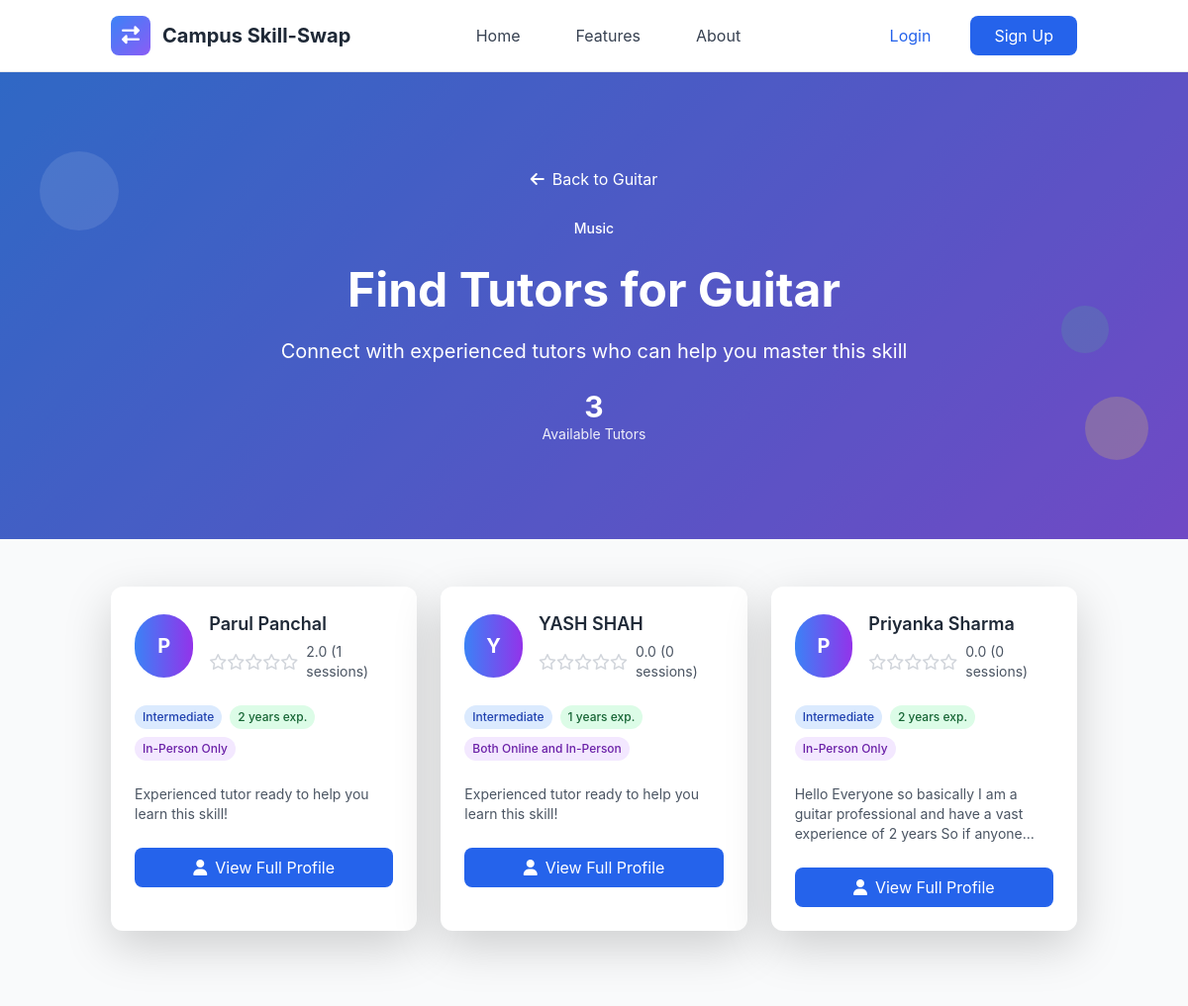
Page /skills/33/find-tutors/ on the committed database.
### skills/models.py (models this page shows, shortened)
class Skill(models.Model):
    name = models.CharField(max_length=100)
    category = models.ForeignKey(SkillCategory, on_delete=models.CASCADE, related_name='skills')
    description = models.TextField(blank=True)
    is_popular = models.BooleanField(default=False)
    created_at = models.DateTimeField(auto_now_add=True)
    updated_at = models.DateTimeField(auto_now=True)
    class Meta:
        ordering = ['category__name', 'name']
        unique_together = ['name', 'category']

class SkillCategory(models.Model):
    name = models.CharField(max_length=100, unique=True)
    description = models.TextField(blank=True)
    icon = models.CharField(max_length=50, blank=True, help_text="CSS icon class")
    color = models.CharField(max_length=7, default='#3B82F6', help_text="Hex color code")
    is_active = models.BooleanField(default=True)
    created_at = models.DateTimeField(auto_now_add=True)
    updated_at = models.DateTimeField(auto_now=True)
    class Meta:
        ordering = ['name']
        verbose_name_plural = "Skill Categories"
        db_table = 'category'

class OfferedSkill(models.Model):
    PROFICIENCY_LEVELS = [
        ('beginner', 'Beginner'),
        ('intermediate', 'Intermediate'),
        ('advanced', 'Advanced'),
        ('expert', 'Expert'),
    ]
    user = models.ForeignKey(User, on_delete=models.CASCADE, related_name='offered_skills')
    skill = models.ForeignKey(Skill, on_delete=models.CASCADE, related_name='offered_by_users')
    proficiency_level = models.CharField(max_length=20, choices=PROFICIENCY_LEVELS)
    description = models.TextField(blank=True, help_text="Describe your experience with this skill")
    years_of_experience = models.PositiveIntegerField(default=0)
    is_active = models.BooleanField(default=True)
    teaching_preference = models.CharField(max_length=20, choices=[
        ('online', 'Online Only'),
        ('in_person', 'In-Person Only'),
        ('both', 'Both Online and In-Person'),
    ], default='both')
    max_students_per_session = models.PositiveIntegerField(default=1)
    created_at = models.DateTimeField(auto_now_add=True)
    updated_at = models.DateTimeField(auto_now=True)
    total_sessions = models.PositiveIntegerField(default=0)
    average_rating = models.FloatField(default=0.0)
    class Meta:
        ordering = ['-created_at']
        unique_together = ['user', 'skill']
        db_table = 'offeredskill'

### skills/views.py (the view)
# urls.py: path('<int:skill_id>/find-tutors/', views.FindTutorsView.as_view(), name='find_tutors'),
class FindTutorsView(ListView):
    model = OfferedSkill
    template_name = 'skills/find_tutors.html'
    context_object_name = 'tutors'
    paginate_by = 12
    def get_queryset(self):
        skill_id = self.kwargs['skill_id']
        return (OfferedSkill.objects
                .filter(skill_id=skill_id, is_active=True)
                .select_related('user', 'skill')
                .order_by('-average_rating', '-total_sessions'))
    def get_context_data(self, **kwargs):
        context = super().get_context_data(**kwargs)
        skill_id = self.kwargs['skill_id']
        context['skill'] = get_object_or_404(Skill, id=skill_id)
        return context

### templates/skills/find_tutors.html (shortened to what this page needs)
{% extends 'base.html' %}
{% load static %}
{% block content %}
<section class="gradient-bg relative overflow-hidden">
    <div class="absolute inset-0 bg-black opacity-20"></div>
    <div class="relative container mx-auto px-4 py-16 lg:py-24">
        <div class="text-center text-white">
            <nav class="mb-6">
                <a href="{% url 'skills:skill_detail' skill.id %}" class="text-white hover:text-yellow-300 transition-colors">
                    <i class="fas fa-arrow-left mr-2"></i>Back to {{ skill.name }}
                </a>
            </nav>
            <div class="inline-block bg-{{ skill.category.color|default:'blue' }}-100 text-{{ skill.category.color|default:'blue' }}-800 px-4 py-1 rounded-full text-sm font-medium mb-4">
                {{ skill.category.name }}
            </div>
            <h1 class="text-4xl lg:text-5xl font-bold mb-4">Find Tutors for {{ skill.name }}</h1>
            <p class="text-lg lg:text-xl mb-6">Connect with experienced tutors who can help you master this skill</p>
            <div class="text-center">
                <div class="text-3xl font-bold">{{ tutors|length }}</div>
                <div class="text-sm opacity-90">Available Tutors</div>
            </div>
        </div>
    </div>
    <div class="absolute top-20 left-10 w-20 h-20 bg-white opacity-10 rounded-full animate-bounce"></div>
    <div class="absolute bottom-20 right-10 w-16 h-16 bg-yellow-300 opacity-20 rounded-full animate-pulse"></div>
    <div class="absolute top-1/2 right-20 w-12 h-12 bg-green-400 opacity-15 rounded-full animate-bounce delay-75"></div>
</section>
<section class="py-12 bg-gray-50">
    <div class="container mx-auto px-4">
        {% if tutors %}
            <div class="grid md:grid-cols-2 lg:grid-cols-3 gap-6">
                {% for tutor in tutors %}
                <div class="bg-white rounded-xl shadow-lg p-6 hover:shadow-xl transition-all transform hover:scale-105">
                    <div class="flex items-center mb-4">
                        <div class="w-16 h-16 bg-gradient-to-r from-blue-500 to-purple-600 rounded-full flex items-center justify-center text-white text-xl font-bold">
                            {{ tutor.user.first_name.0|default:tutor.user.username.0|upper }}
                        </div>
                        <div class="ml-4">
                            <h3 class="text-lg font-semibold text-gray-800">
                                {{ tutor.user.first_name }} {{ tutor.user.last_name|default:tutor.user.username }}
                            </h3>
                            <div class="flex items-center mt-1">
                                {% for i in "12345" %}
                                    {% if forloop.counter <= tutor.average_rating|floatformat:0 %}
                                        <i class="fas fa-star text-yellow-400"></i>
                                    {% else %}
                                        <i class="far fa-star text-gray-300"></i>
                                    {% endif %}
                                {% endfor %}
                                <span class="text-sm text-gray-600 ml-2">
                                    {{ tutor.average_rating|floatformat:1 }} ({{ tutor.total_sessions }} sessions)
                                </span>
                            </div>
                        </div>
                    </div>
                    <div class="mb-4 space-y-2">
                        <div class="flex flex-wrap gap-2">
                            <span class="inline-block bg-blue-100 text-blue-800 px-2 py-1 rounded-full text-xs font-medium">
                                {{ tutor.get_proficiency_level_display }}
                            </span>
                            <span class="inline-block bg-green-100 text-green-800 px-2 py-1 rounded-full text-xs font-medium">
                                {{ tutor.years_of_experience }} years exp.
                            </span>
                            <span class="inline-block bg-purple-100 text-purple-800 px-2 py-1 rounded-full text-xs font-medium">
                                {{ tutor.get_teaching_preference_display }}
                            </span>
                        </div>
                    </div>
                    <p class="text-gray-600 text-sm mb-6 line-clamp-3">
                        {{ tutor.description|default:"Experienced tutor ready to help you learn this skill!" }}
                    </p>
                    <div class="space-y-2">
                        <a href="{% url 'skills:tutor_profile' tutor.user.id %}" class="w-full bg-blue-600 text-white py-2 px-4 rounded-lg text-center block hover:bg-blue-700 transition-colors">
                            <i class="fas fa-user mr-2"></i>View Full Profile
                        </a>
                    </div>
                </div>
                {% endfor %}
            </div>
        {% endif %}
    </div>
</section>
{% endblock %}

### templates/base.html (style rules this page uses)
:root { --primary-color: #3B82F6; --secondary-color: #10B981; --accent-color: #8B5CF6; --warning-color: #F59E0B; --danger-color: #EF4444; }
body { font-family: 'Inter', -apple-system, BlinkMacSystemFont, sans-serif; }
.gradient-bg { background: linear-gradient(135deg, var(--primary-color) 0%, var(--accent-color) 100%); }

### rows in the picture
Skill: name "Guitar", category.name "Music"
OfferedSkill: user.first_name.0 "P", user.first_name "Parul", user.last_name "Panchal", average_rating "2.0", total_sessions "1", proficiency_level "Intermediate", years_of_experience "2", teaching_preference "In-Person Only", description "Experienced tutor ready to help you learn this skill!"
OfferedSkill: user.first_name.0 "Y", user.first_name "YASH", user.last_name "SHAH", average_rating "0.0", total_sessions "0", proficiency_level "Intermediate", years_of_experience "1", teaching_preference "Both Online and In-Person", description "Experienced tutor ready to help you learn this skill!"
OfferedSkill: user.first_name.0 "P", user.first_name "Priyanka", user.last_name "Sharma", average_rating "0.0", total_sessions "0", proficiency_level "Intermediate", years_of_experience "2", teaching_preference "In-Person Only", description "Hello Everyone so basically I am a guitar professional and have a vast experience of 2 years So if…"

### other values in the picture
{{ tutors|length }} "3"
